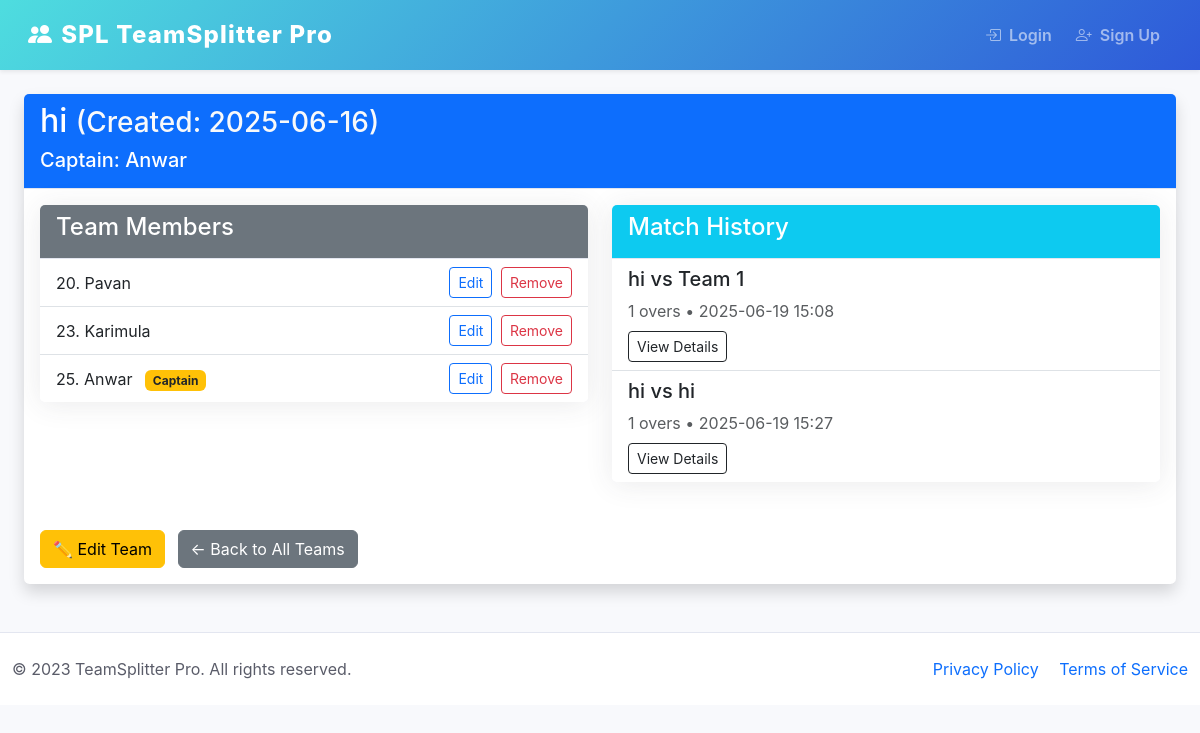
Screenshot of /team/7/ with the database file from the repository.
### capp/models.py (models this page shows, shortened)
class Team(models.Model):
    user = models.ForeignKey(User, on_delete=models.CASCADE, null=True, blank=True)
    name = models.CharField(max_length=100)
    members = models.ManyToManyField(Member, blank=True)
    created_at = models.DateTimeField(auto_now_add=True)  # when team was created
    updated_at = models.DateTimeField(auto_now=True)      # when team was last updated
    generation_id = models.UUIDField(default=uuid.uuid4, editable=False)
    @property
    def captain(self):
        return self.members.filter(is_captain=True).first()
    class Meta:
        ordering = ['-created_at']  # Default ordering by newest first

class Member(models.Model):
    user = models.ForeignKey(User, on_delete=models.CASCADE, null=True, blank=True)
    name = models.CharField(max_length=100)
    position = models.IntegerField(default=0)  # For ordering
    is_captain = models.BooleanField(default=False)
    class Meta:
        ordering = ['position']
        unique_together = ('user', 'position')  # Prevent same position for same user

class Match(models.Model):
    user = models.ForeignKey(User, on_delete=models.CASCADE)
    team1 = models.ForeignKey('Team', on_delete=models.CASCADE, related_name='team1_matches')
    team2 = models.ForeignKey('Team', on_delete=models.CASCADE, related_name='team2_matches')
    tournament = models.ForeignKey(Tournament, on_delete=models.CASCADE, null=True, blank=True)
    total_overs = models.PositiveIntegerField()  # e.g. 5 overs match
    start_time = models.DateTimeField(auto_now_add=True)
    created_at = models.DateTimeField(auto_now_add=True)
    current_innings = models.IntegerField(default=1)
    completed = models.BooleanField(default=False)
    team1_score = models.PositiveIntegerField(default=0)
    team2_score = models.PositiveIntegerField(default=0)
    winner = models.ForeignKey('Team', on_delete=models.SET_NULL, null=True, blank=True, related_name='matches_won')
    single_batting = models.BooleanField(
        default=False,
        verbose_name="Single Batting Mode",
        help_text="When enabled, innings ends only when no batters remain"
    )

### capp/views.py (the view)
# urls.py: path('team/<int:team_id>/', views.team_detail, name='team_detail'),
def team_detail(request, team_id):
    team = get_object_or_404(Team, id=team_id)
    members = team.members.all().order_by('position')
    matches_as_team1 = team.team1_matches.all()
    matches_as_team2 = team.team2_matches.all()
    all_matches = matches_as_team1 | matches_as_team2
    context = {
        'team': team,
        'members': members,
        'matches': all_matches,
        'captain': team.captain,
    }
    return render(request, 'team_detail.html', context)  # Ensure correct template path

### capp/templates/team_detail.html (shortened to what this page needs)
{% extends 'base.html' %}
{% block content %}
<div class="container mt-4">
    <div class="card shadow">
        <div class="card-header bg-primary text-white">
            <h2>{{ team.name }} <small class="text-light">(Created: {{ team.created_at|date:"Y-m-d" }})</small></h2>
            {% if team.captain %}
                <h5>Captain: {{ team.captain.name }}</h5>
            {% endif %}
        </div>
        <div class="card-body">
            <div class="row">
                <div class="col-md-6">
                    <div class="card mb-4">
                        <div class="card-header bg-secondary text-white">
                            <h4>Team Members</h4>
                        </div>
                        <ul class="list-group list-group-flush">
                            {% for member in members %}
                            <li class="list-group-item d-flex justify-content-between align-items-center">
                                <span>
                                    {{ member.position|add:1 }}. {{ member.name }}
                                    {% if member.is_captain %}
                                        <span class="badge bg-warning text-dark ms-2">Captain</span>
                                    {% endif %}
                                </span>
                                <div>
                                    <a href="#" class="btn btn-sm btn-outline-primary me-1">Edit</a>
                                    <form action="#" method="post" class="d-inline">
                                        <button type="submit" class="btn btn-sm btn-outline-danger">Remove</button>
                                    </form>
                                </div>
                            </li>
                            {% empty %}
                            <li class="list-group-item">No members in this team yet.</li>
                            {% endfor %}
                        </ul>
                    </div>
                </div>
                <div class="col-md-6">
                    <div class="card">
                        <div class="card-header bg-info text-white">
                            <h4>Match History</h4>
                        </div>
                        <ul class="list-group list-group-flush">
                            {% for match in matches %}
                            <li class="list-group-item">
                                <h5>{{ match.team1.name }} vs {{ match.team2.name }}</h5>
                                <div class="text-muted">
                                    {{ match.total_overs }} overs • {{ match.start_time|date:"Y-m-d H:i" }}
                                </div>
                                <div class="mt-2">
                                    <a href="{% url 'record_ball' match.id %}" class="btn btn-sm btn-outline-dark">View Details</a>
                                </div>
                            </li>
                            {% empty %}
                            <li class="list-group-item">No matches played yet.</li>
                            {% endfor %}
                        </ul>
                    </div>
                </div>
            </div>
            <div class="mt-4">
                <a href="{% url 'edit_team' team.id %}" class="btn btn-warning me-2">
                    ✏️ Edit Team
                </a>
                <a href="{% url 'team_list' %}" class="btn btn-secondary">
                    ← Back to All Teams
                </a>
            </div>
        </div>
    </div>
</div>
{% endblock %}

### capp/templates/base.html (style rules this page uses)
:root { --primary-color: #4edddf; --secondary-color: #f8f9fc; --accent-color: #2e59d9; --text-color: #5a5c69; }
body { background-color: var(--secondary-color); color: var(--text-color); font-family: 'Nunito', -apple-system, BlinkMacSystemFont, 'Segoe UI', Roboto, 'Helvetica Neue', Arial, sans-serif; }
.container { max-width: 1200px; }
.card { border: none; border-radius: 0.35rem; box-shadow: 0 0.15rem 1.75rem 0 rgba(58, 59, 69, 0.1); margin-bottom: 1.5rem; }
.card-header { background-color: #f8f9fc; border-bottom: 1px solid #e3e6f0; font-weight: 700; }

### rows the page displays
Team: name "hi", created_at "2025-06-16", captain.name "Anwar"
Member: position|add "20", name "Pavan"
Member: position|add "23", name "Karimula"
Member: position|add "25", name "Anwar", is_captain "Captain"
Match: team1.name "hi", team2.name "Team 1", total_overs "1", start_time "2025-06-19 15:08"
Match: team1.name "hi", team2.name "hi", total_overs "1", start_time "2025-06-19 15:27"
